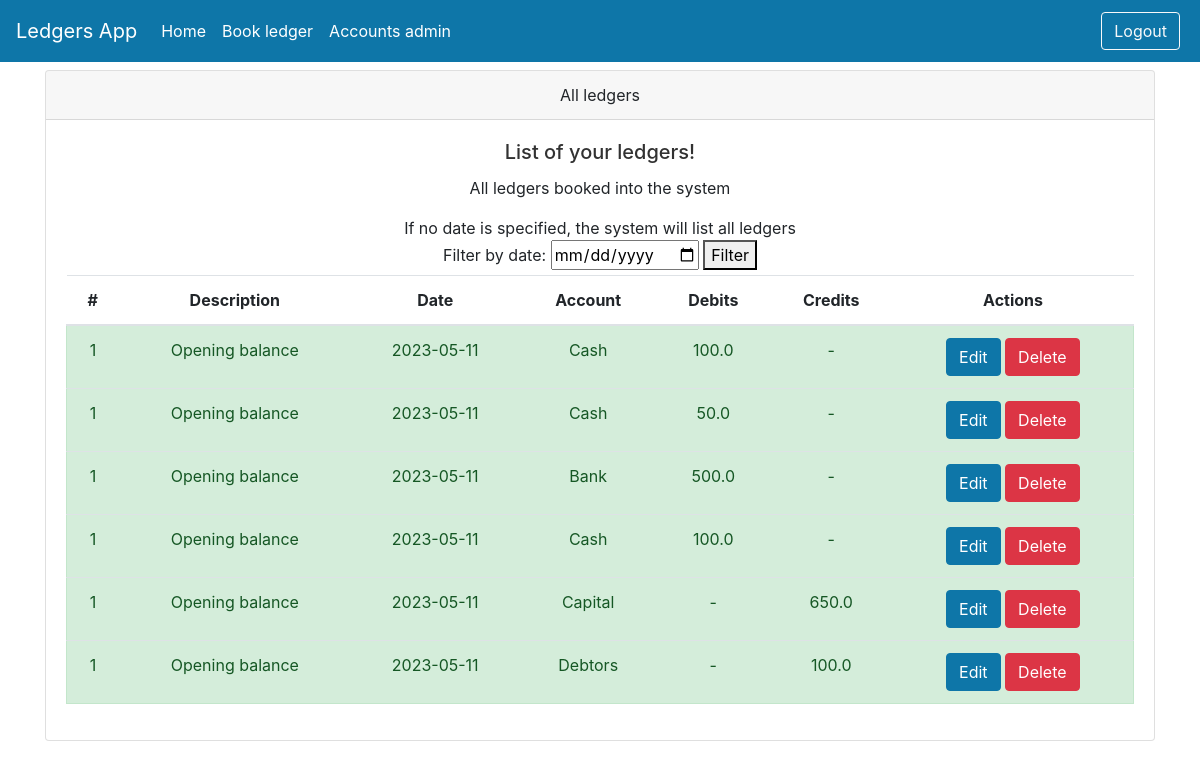
The page /ledgers/ on the database as committed earlier.
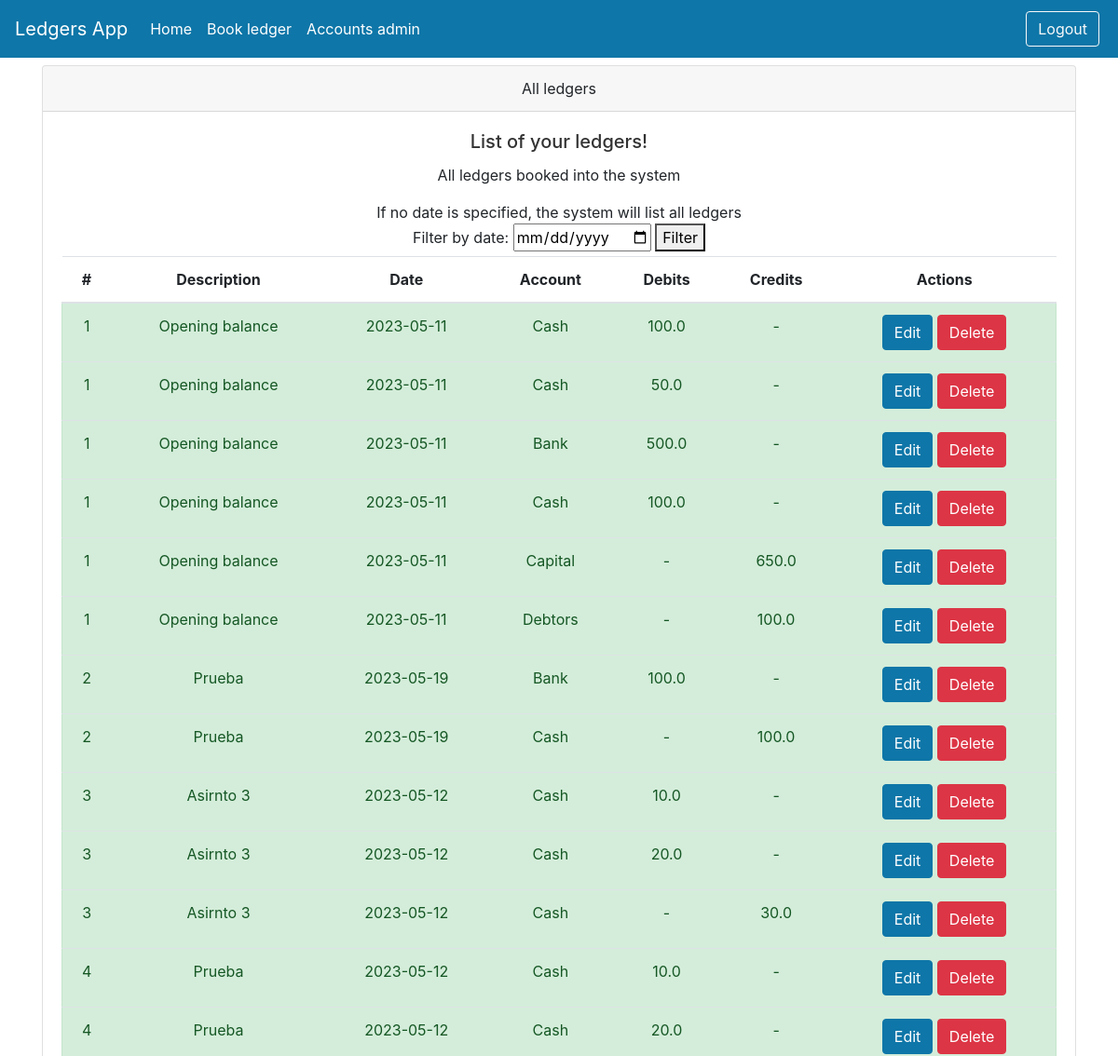
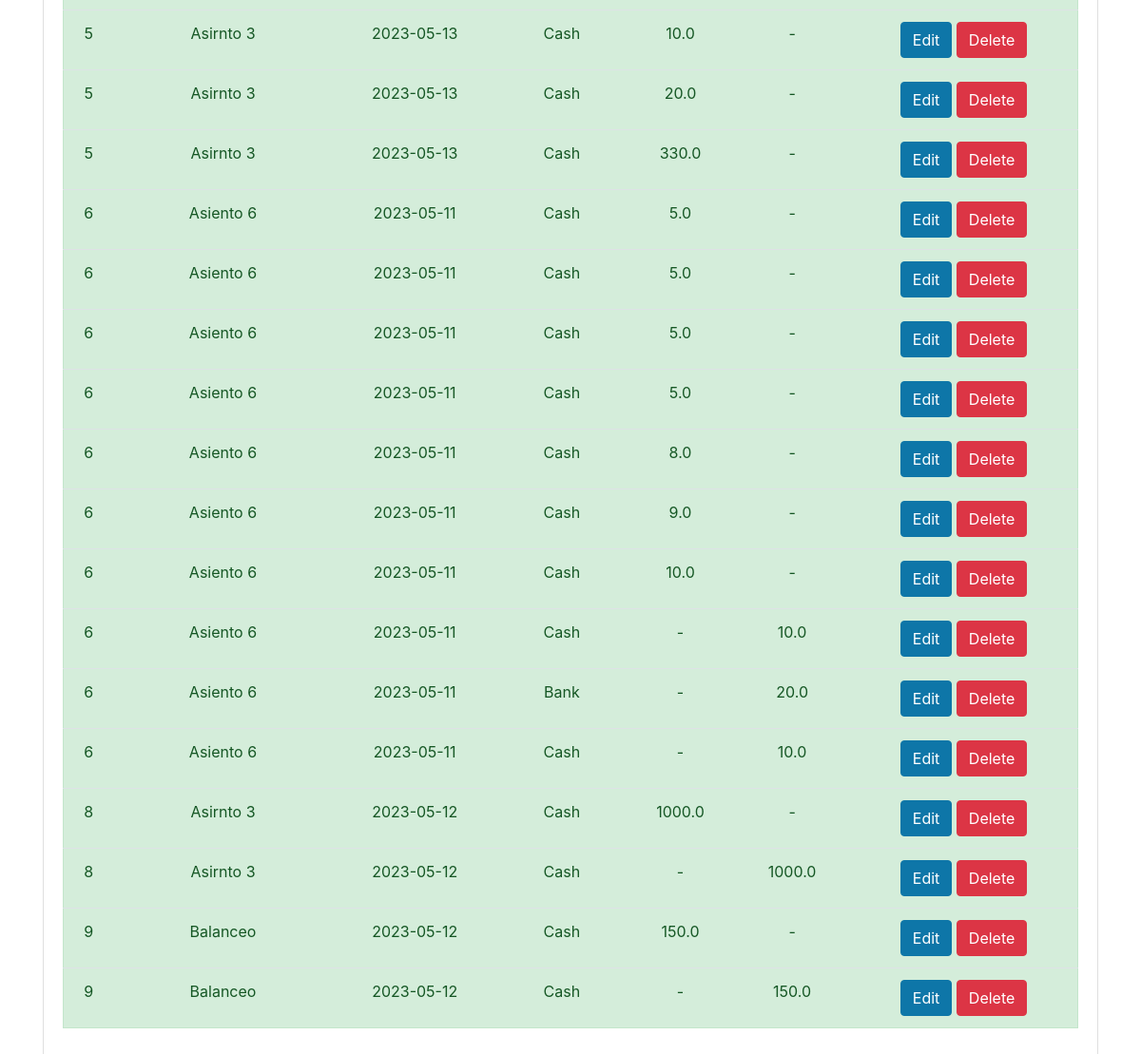
The same page on the database as committed later (2 pictures, top to bottom).
### models.py (models this page shows)
class Ledgers(Base):
    __tablename__ = 'ledgers'
    id = Column(Integer, primary_key=True, index=True)
    description = Column(String)
    ledger_date = Column(Date)
    debits = Column(PickleType)
    credits = Column(PickleType)

### routers/ledgers.py (the view)
@router.get("/", response_class=HTMLResponse)
async def read_all_ledgers(request: Request, db: Session = Depends(get_db), date_filter: Optional[str] = None):
    query = db.query(Ledgers)
    if date_filter:
        try:
            date_filter = datetime.strptime(date_filter, "%Y-%m-%d").date()
            query = query.filter(Ledgers.ledger_date == date_filter)
        except ValueError:
            pass
    ledgers = query.all()
    return templates.TemplateResponse("home.html", {'request':request, 'ledgers': ledgers})

### templates/home.html
{% include 'layout.html' %}
<div class="container">
    <div class="card text-center">
        <div class="card-header">
            All ledgers
        </div>
        <div class="card-body">
            <h5 class="card-title">List of your ledgers!</h5>
            <p class="card-text">All ledgers booked into the system</p>
            <form method="get" action="{{ request.url.path }}">
                <span>If no date is specified, the system will list all ledgers</span>
                <br><label for="date_filter">Filter by date:</label>
                <input type="date" id="date_filter" name="date_filter">
                <button type="submit">Filter</button>
            </form>
            <table class="table table-hover">
                <thead>
                <tr>
                    <th scope="col">#</th>
                    <th scope="col">Description</th>
                    <th scope="col">Date</th>
                    <th scope="col">Account</th>
                    <th scope="col">Debits</th>
                    <th scope="col">Credits</th>
                    <th scope="col">Actions</th>
                </tr>
                </thead>
                <tbody>
                {% for ledger in ledgers %}
                    {% for debit in ledger.debits %}
                        <tr class="pointer alert alert-success">
                            <td>{{ledger.id}}</td>
                            <td>{{ledger.description}}</td>
                            <td>{{ledger.ledger_date}}</td>
                            <td>{{debit[0]}}</td>
                            <td>{{debit[1]}}</td>
                            <td>-</td>
                            <td>
                                <a href="edit_ledger/{{ledger.id}}" class="btn btn-primary">Edit</a>
                                <button onclick="window.location.href='/ledgers/delete/{{ledger.id}}'" type="button" class="btn btn-danger">Delete</button>
                            </td>
                        </tr>
                    {% endfor %}
                    {% for credit in ledger.credits %}
                        <tr class="pointer alert alert-success">
                            <td>{{ledger.id}}</td>
                            <td>{{ledger.description}}</td>
                            <td>{{ledger.ledger_date}}</td>
                            <td>{{credit[0]}}</td>
                            <td>-</td>
                            <td>{{credit[1]}}</td>
                            <td>
                                <a href="edit_ledger/{{ledger.id}}" class="btn btn-primary">Edit</a>
                                <button onclick="window.location.href='/ledgers/delete/{{ledger.id}}'" type="button" class="btn btn-danger">Delete</button>
                            </td>
                        </tr>
                    {% endfor %}
                {% endfor %}
                </tbody>
            </table>
        </div>
    </div>
</div>

### templates/layout.html (shortened to what this page needs)
<!DOCTYPE html>
<html lang="en">
<head>
    <link rel="stylesheet" type="text/css" href="{{ url_for('static', path='/ledgers/css/base.css') }}">
    <link rel="stylesheet" type="text/css" href="{{ url_for('static', path='/ledgers/css/bootstrap.css') }}">
</head>
<body>
{% include 'navbar.html' %}
</body>
</html>

### templates/navbar.html (shortened to what this page needs)
<div>
    <nav class="navbar navbar-expand-md navbar-dark main-color fixed-top">
        <a class="navbar-brand" href="#">Ledgers App</a>
        <div class="collapse navbar-collapse" id="navbarNav">
            <ul class="navbar-nav">
                <li class="nav-item active">
                    <a class="nav-link" href="/ledgers">Home</a>
                </li>
                <li class="nav-item active">
                    <a class="nav-link" href="/ledgers/book_ledger">Book ledger</a>
                </li>
                <li class="nav-item active">
                    <a class="nav-link" href="/accounts">Accounts admin</a>
                </li>
            </ul>
            <ul class="navbar-nav ml-auto">
                <li class="nav-item m-1">
                    <a type="button" class="btn btn-outline-light" href="#">Logout</a>
                </li>
            </ul>
        </div>
    </nav>
</div>

### static/ledgers/css/base.css (style rules this page uses)
body { background: #fafafa; color: #33333a; padding-top: 70px; }
h1, h2, h3, h4, h5, h6 { color: #323232; }
.main-color { background-color: #0e76a8 ; }

Rows that differ between the two databases and show on the page:
added Ledgers: id "2", description "Prueba", ledger_date "2023-05-19", debit "Bank", debit "100.0", id "2", description "Prueba", ledger_date "2023-05-19", credit "Cash", credit "100.0"
added Ledgers: id "3" "3", description "Asirnto 3" "Asirnto 3", ledger_date "2023-05-12" "2023-05-12", debit "Cash" "Cash", debit "10.0" "20.0", id "3", description "Asirnto 3", ledger_date "2023-05-12", credit "Cash", credit "30.0"
added Ledgers: id "4" "4", description "Prueba" "Prueba", ledger_date "2023-05-12" "2023-05-12", debit "Cash" "Cash", debit "10.0" "20.0"
added Ledgers: id "5" "5" "5", description "Asirnto 3" "Asirnto 3" "Asirnto 3", ledger_date "2023-05-13" "2023-05-13" "2023-05-13", debit "Cash" "Cash" "Cash", debit "10.0" "20.0" "330.0"
added Ledgers: id "6" "6" "6" "6" "6" "6" "6", description "Asiento 6" "Asiento 6" "Asiento 6" "Asiento 6" "Asiento 6" "Asiento 6" "Asiento 6", ledger_date "2023-05-11" "2023-05-11" "2023-05-11" "2023-05-11" "2023-05-11" "2023-05-11" "2023-05-11", debit "Cash" "Cash" "Cash" "Cash" "Cash" "Cash" "Cash", debit "5.0" "5.0" "5.0" "5.0" "8.0" "9.0" "10.0", id "6" "6" "6", description "Asiento 6" "Asiento 6" "Asiento 6", ledger_date "2023-05-11" "2023-05-11" "2023-05-11", credit "Cash" "Bank" "Cash", credit "10.0" "20.0" "10.0"
added Ledgers: id "8", description "Asirnto 3", ledger_date "2023-05-12", debit "Cash", debit "1000.0", id "8", description "Asirnto 3", ledger_date "2023-05-12", credit "Cash", credit "1000.0"
added Ledgers: id "9", description "Balanceo", ledger_date "2023-05-12", debit "Cash", debit "150.0", id "9", description "Balanceo", ledger_date "2023-05-12", credit "Cash", credit "150.0"
